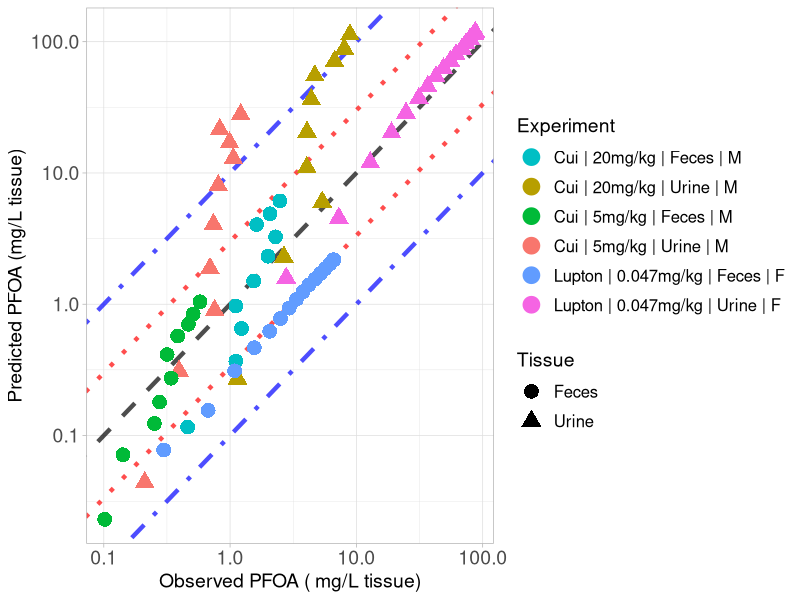

Here is the R script that generated this plot:
library(ggplot2)

#setwd("C:/Users/ptsir/Documents/GitHub/PFAS_PBK_models/PFOA inhalation Rat/Validation/Validation_results")
setwd("C:/Users/Ioannis/Documents/GitHub/PFAS_PBK_models/PFOA inhalation Rat/Validation/full_params_PT_excreta_not_restricted")

# Load Results 

# Results from Cui
Cui_2010_Excreta_results <- read.csv("Cui_2010_Excreta_results.csv", header = T)

Cui_Urine_M_5 <- Cui_2010_Excreta_results[Cui_2010_Excreta_results$Dose == 5 & 
                                            Cui_2010_Excreta_results$Tissue  == "Urine" &
                                            Cui_2010_Excreta_results$sex == "M", ]
Cui_Urine_M_5$Experiment <- "Cui | 5mg/kg | Urine | M"


Cui_Urine_M_20 <- Cui_2010_Excreta_results[Cui_2010_Excreta_results$Dose == 20 & 
                                            Cui_2010_Excreta_results$Tissue  == "Urine" &
                                            Cui_2010_Excreta_results$sex == "M", ]
Cui_Urine_M_20$Experiment <- "Cui | 20mg/kg | Urine | M"



Cui_Feces_M_5 <- Cui_2010_Excreta_results[Cui_2010_Excreta_results$Dose == 5 & 
                                            Cui_2010_Excreta_results$Tissue  == "Feces" &
                                            Cui_2010_Excreta_results$sex == "M", ]
Cui_Feces_M_5$Experiment <- "Cui | 5mg/kg | Feces | M"


Cui_Feces_M_20 <- Cui_2010_Excreta_results[Cui_2010_Excreta_results$Dose == 20 & 
                                            Cui_2010_Excreta_results$Tissue  == "Feces" &
                                            Cui_2010_Excreta_results$sex == "M", ]
Cui_Feces_M_20$Experiment <- "Cui | 20mg/kg | Feces | M"


#Results from Lupton 2020

Lupton_2020_Excreta_results <- read.csv("Lupton_2020_excreta_results.csv", header = T, colClasses = c("sex" = "character"))


Lupton_Feces_F <- Lupton_2020_Excreta_results[Lupton_2020_Excreta_results$Dose == 0.047 & 
                                              Lupton_2020_Excreta_results$Tissue  == "Feces" &
                                              Lupton_2020_Excreta_results$sex == "F", ]
Lupton_Feces_F$Experiment <- "Lupton | 0.047mg/kg | Feces | F"


Lupton_Urine_F <- Lupton_2020_Excreta_results[Lupton_2020_Excreta_results$Dose == 0.047 & 
                                              Lupton_2020_Excreta_results$Tissue  == "Urine" &
                                              Lupton_2020_Excreta_results$sex == "F", ]
Lupton_Urine_F$Experiment <- "Lupton | 0.047mg/kg | Urine | F"


Experiment <- scales::hue_pal()(6)

names(Experiment) <- unique(c( Cui_Urine_M_5$Experiment, Cui_Urine_M_20$Experiment,
                               Cui_Feces_M_5$Experiment, Cui_Feces_M_20$Experiment,
                               Lupton_Feces_F$Experiment, Lupton_Urine_F$Experiment))



scatter_plot <- ggplot()+
  geom_abline(intercept = log10(1), slope = 1, linetype = "dashed", color = "black", linewidth = 1.5, alpha = 0.7) +  # Identity line in log10 scale
  geom_abline(intercept = log10(3), slope = 1, linetype = "dotted", color = "red", linewidth = 1.5, alpha = 0.7) +  # +3-fold error line
  geom_abline(intercept = log10(1/3), slope = 1, linetype = "dotted", color = "red", linewidth = 1.5, alpha = 0.7) +  # -3-fold error line
  geom_abline(intercept = log10(10), slope = 1, linetype = "dotdash", color = "blue", linewidth = 1.5, alpha = 0.7) +  # +10-fold error line
  geom_abline(intercept = log10(1/10), slope = 1, linetype = "dotdash", color = "blue", linewidth = 1.5, alpha = 0.7) +  # -10-fold error line
  geom_point(data = Cui_Urine_M_5, aes(x=Observed, y=Predicted, color = Experiment, shape = Tissue), size=4, stroke = 1.5)+
  geom_point(data = Cui_Urine_M_20, aes(x=Observed, y=Predicted, color = Experiment, shape = Tissue), size=4, stroke = 1.5)+
  geom_point(data = Cui_Feces_M_5, aes(x=Observed, y=Predicted, color = Experiment, shape = Tissue), size=4, stroke = 1.5)+
  geom_point(data = Cui_Feces_M_20, aes(x=Observed, y=Predicted, color = Experiment, shape = Tissue), size=4, stroke = 1.5)+
  geom_point(data = Lupton_Feces_F, aes(x=Observed, y=Predicted, color = Experiment, shape = Tissue), size=4, stroke = 1.5)+
  geom_point(data = Lupton_Urine_F, aes(x=Observed, y=Predicted, color = Experiment, shape = Tissue), size=4, stroke = 1.5)+
  scale_y_log10()+
  scale_x_log10()+
  scale_color_manual(values = Experiment)+
  theme(legend.spacing.y = unit(1, 'cm')) +
  guides(fill = guide_legend(byrow = TRUE))+
  theme_light()+
  labs(y = "Predicted PFOA (mg/L tissue)",
       x = "Observed PFOA ( mg/L tissue)")+
  theme(plot.title = element_text(hjust = 0.5),
        legend.key.size = unit(0.75, 'cm'),  
        legend.title = element_text(size=14),
        legend.text = element_text(size=12,  hjust = 0),
        axis.text = element_text(size = 14),
        axis.title = element_text(size = 14),
        )

#print(scatter_plot)

ggsave("validation_plot_PFOA_excreta.png", scatter_plot, width = 11, height = 7, units = "in", dpi = 300)


